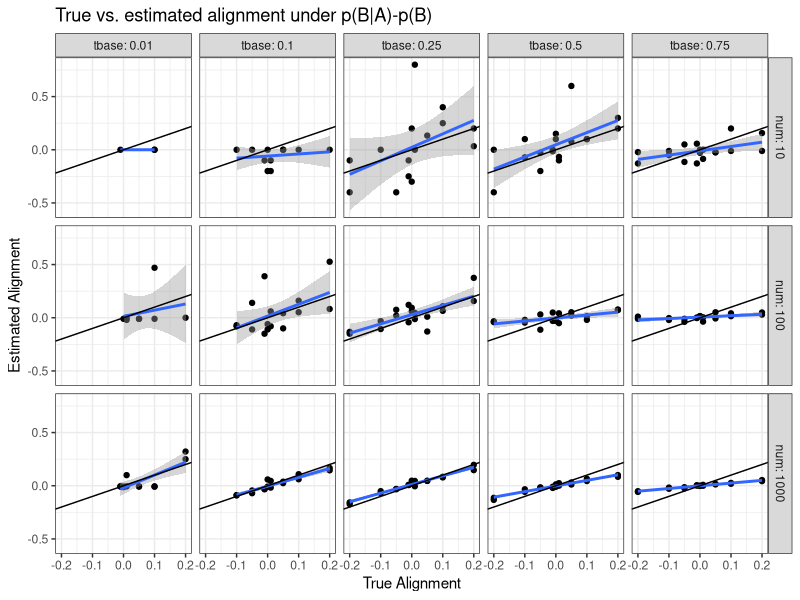
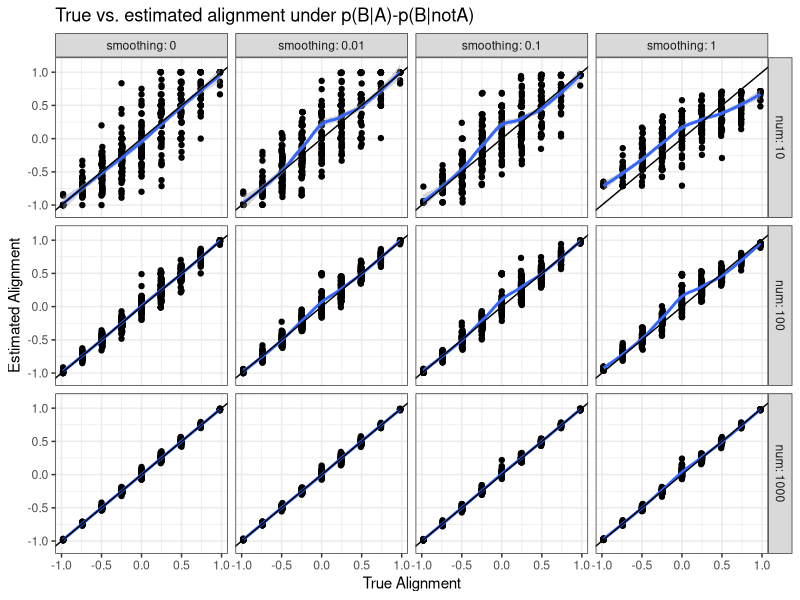
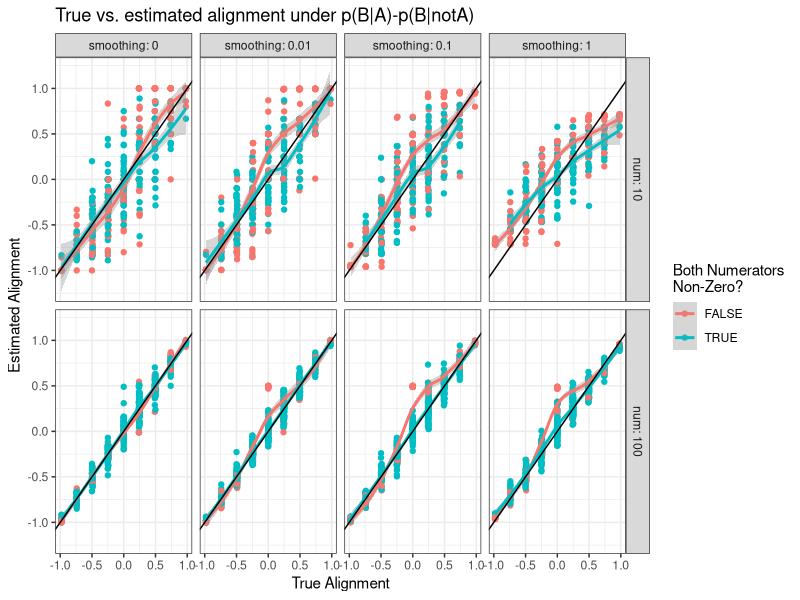
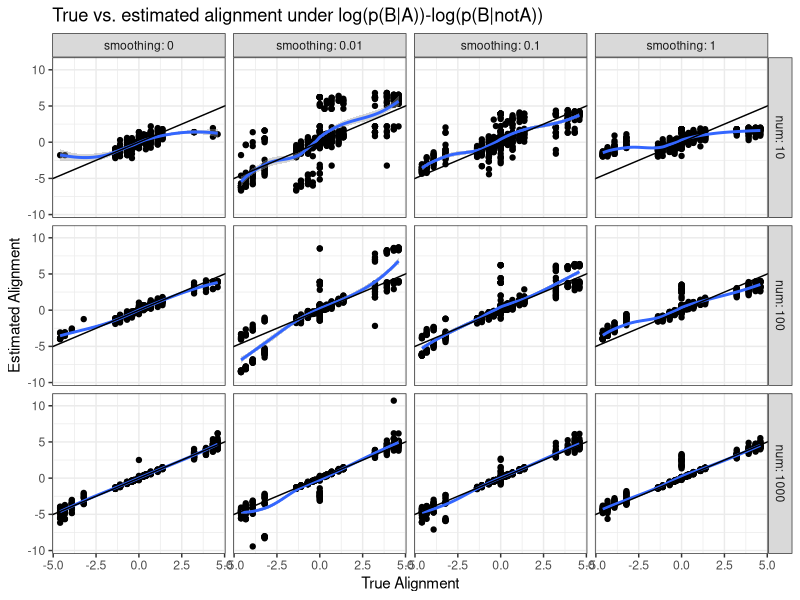

Here is the R script that generated these plots, in order:
## ---- chunk 1
require(data.table)

dfinitialized <- F

baseprobs <- c(.01,.1,.25,.5,.75)                   #Range of baseline probs to test
alignments <- c(-.2,-.1,-.05,-.01,0,.01,.05,.1,.2)  #Range of alignments to test
numexampleses <- c(10,100,1000)                     #Range of num of examples (observed replies) to test
numruns <- 2                                       #Number of test runs per baseline-alignment-examples triplet

for (i in seq(1,numruns)) {
  #print(i)
for (base in baseprobs) {
  for (alignment in alignments) {
    for (numexamples in numexampleses) {
    newprob <- base + alignment
    if ((newprob<0) | (newprob>1)) {
      next
    } else {
      speaker <- runif(numexamples)<base
      replier <- runif(numexamples)<base+(speaker*alignment)
      newline <- c(base,alignment,numexamples,
                   sum(speaker&replier),sum(speaker&(1-replier)),sum((1-speaker)&replier),sum((1-speaker)&(1-replier)),
                   sum(replier)/numexamples,sum(speaker&replier)/sum(speaker)-sum(replier)/length(replier))
    }
    
    tempdf <- as.data.table(t(newline))
    setnames(tempdf,names(tempdf),c('tbase','talign','num','tt','tf','ft','ff','ebase','ealign'))
    
    if (dfinitialized) {
    df <- rbind(df,tempdf)
    } else {
      df <- tempdf
      dfinitialized <- T
    }
    }
  }
}
}
## ---- chunk 2
require(ggplot2)

ggplot(df[is.finite(ealign),],aes(x=talign,y=ealign)) + geom_point() + geom_smooth(method='lm') + geom_abline(intercept=0,slope=1) + 
  facet_grid(num ~ tbase,labeller=label_both) +
  labs(title='True vs. estimated alignment under p(B|A)-p(B)',y='Estimated Alignment',x='True Alignment') +
  theme_bw()

## ---- chunk 3
require(data.table)

dfinitialized <- F

aprobs <- c(.01,.25,.5,.75,.99) #true p(B|A)
notaprobs <- c(.01,.25,.5,.75,.99) #true p(B|notA)
numexampleses <- c(10,100,1000)
numruns <- 20
smoothings <- c(0,.01,.1,1)
#numexamples <- 1000

for (i in seq(1,numruns)) {
  #print(i)
for (smoothing in smoothings) {
for (aprob in aprobs) {
  for (notaprob in notaprobs) {
    base <- mean(c(aprob,notaprob)) #setting p(A) as mean of p(B|A) and p(B|notA)
    #base <- notaprob               #alternately, setting p(A) as p(B|notA), assuming absence has no priming effect
    for (numexamples in numexampleses) {
      speaker <- runif(numexamples)<base
      replier <- runif(numexamples)<(speaker*aprob)+((1-speaker)*notaprob)
      eaprob <- (sum(speaker&replier)+smoothing)/(sum(speaker)+2*smoothing)
      enotaprob <- (sum((1-speaker)&replier)+smoothing)/(sum(1-speaker)+2*smoothing)
      newline <- c(aprob,notaprob,aprob-notaprob,numexamples,
                   sum(speaker&replier),sum((1-speaker)&replier),sum(speaker&(1-replier)),sum((1-speaker)&(1-replier)),
                   eaprob,enotaprob,eaprob-enotaprob,smoothing)
    
      tempdf <- as.data.table(t(newline))
      setnames(tempdf,names(tempdf),
                       c('taprob','tnotaprob','talign','num',
                         'tt','ft','tf','ff',
                         'eaprob','enotaprob','ealign','smoothing'))
    
    if (dfinitialized) {
    df <- rbind(df,tempdf)
    } else {
      df <- tempdf
      dfinitialized <- T
    }
    }
  }
}
}
}
## ---- chunk 4
tdf <- df[smoothing==0,]
table(is.finite(tdf$ealign),tdf$num)
## ---- chunk 5
require(ggplot2)

ggplot(df[is.finite(ealign),],aes(x=talign,y=ealign)) + geom_point() + geom_smooth(method='loess') +
  geom_abline(intercept=0,slope=1) + facet_grid(num~smoothing,labeller=label_both) +
  labs(title='True vs. estimated alignment under p(B|A)-p(B|notA)',y='Estimated Alignment',x='True Alignment') +
  theme_bw()

## ---- chunk 6
ggplot(df[is.finite(ealign)&num<1000,],aes(x=talign,y=ealign,color=ifelse(pmin(tt,ft)>0,T,F))) + geom_point() + geom_smooth(method='loess') +
  geom_abline(intercept=0,slope=1) + facet_grid(num~smoothing,labeller=label_both) +
  labs(title='True vs. estimated alignment under p(B|A)-p(B|notA)',y='Estimated Alignment',x='True Alignment',color='Both Numerators\nNon-Zero?') +
  theme_bw()

## ---- chunk 7
require(ggplot2)

df$tlalign <- log(df$taprob)-log(df$tnotaprob)
df$elalign <- log(df$eaprob)-log(df$enotaprob)

ggplot(df[is.finite(elalign),],aes(x=tlalign,y=elalign)) + geom_point() + geom_smooth(method='loess') +
  geom_abline(intercept=0,slope=1) + facet_grid(num~smoothing,labeller=label_both) +
  labs(title='True vs. estimated alignment under log(p(B|A))-log(p(B|notA))',y='Estimated Alignment',x='True Alignment') +
  theme_bw()

